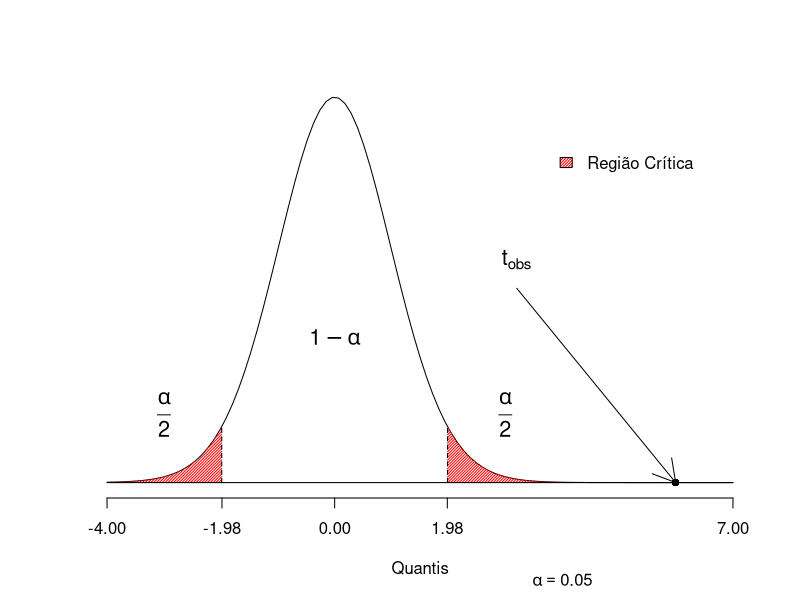

Here is the R script that generated this plot:
degree = 98
quantile = qt(0.975, df = degree)
b0_test_stat = -0.195
b1_test_stat = 5.993
rc_values = seq(-4, -quantile, length = 100)
denisty_rc_values = dt(rc_values, df = 46)
ic_values = seq(-quantile, quantile, length = 100)
denisty_ic_values = dt(ic_values, df = 46)

plot(
  function(x)
    dt(x, df = 46),
  xlim = c(-4, 7),
  ylab = '',
  xlab = 'Quantis',
  bty="n",
  yaxt='n',
  xaxt='n'
)
axis(side=1, at=round(c(-4, -quantile, 0 ,quantile, 7), 2))

polygon(
  x = c(-4, rc_values, -quantile),
  y = c(0, denisty_rc_values, 0),
  border = FALSE,
  col = 'red',
  density = 50
)
polygon(
  x = c(quantile, sort(-1 * rc_values), 7),
  y = c(0, sort(denisty_rc_values, decreasing = TRUE), 0),
  border = FALSE,
  col = 'red',
  density = 50
)


lines(
  x = c(-quantile, -quantile),
  y = c(0, denisty_rc_values[length(denisty_rc_values)]),
  lty = 2
)
lines(
  x = c(quantile, quantile),
  y = c(0, denisty_rc_values[length(denisty_rc_values)]),
  lty = 2
)

lines(x=c(-4, 7), y=c(0,0))



text(3.2, 0.23, expression(t[obs]), cex=1.3)
points(b1_test_stat, 0, pch=16)
arrows(3.2, 0.2,b1_test_stat,0)

text(-3, 0.07, expression(frac(alpha, 2)), cex=1.3)
text(3, 0.07, expression(frac(alpha,2)), cex=1.3)
text(0, 0.15, expression(1 - alpha), cex=1.3)

par(xpd=TRUE)
text(4, -0.1, expression(alpha == 0.05))
legend(3.7,0.35,legend = c('Região Crítica'), box.col = "white",
       fill = c('red'), 
       density = 50)
par(xpd=FALSE)
